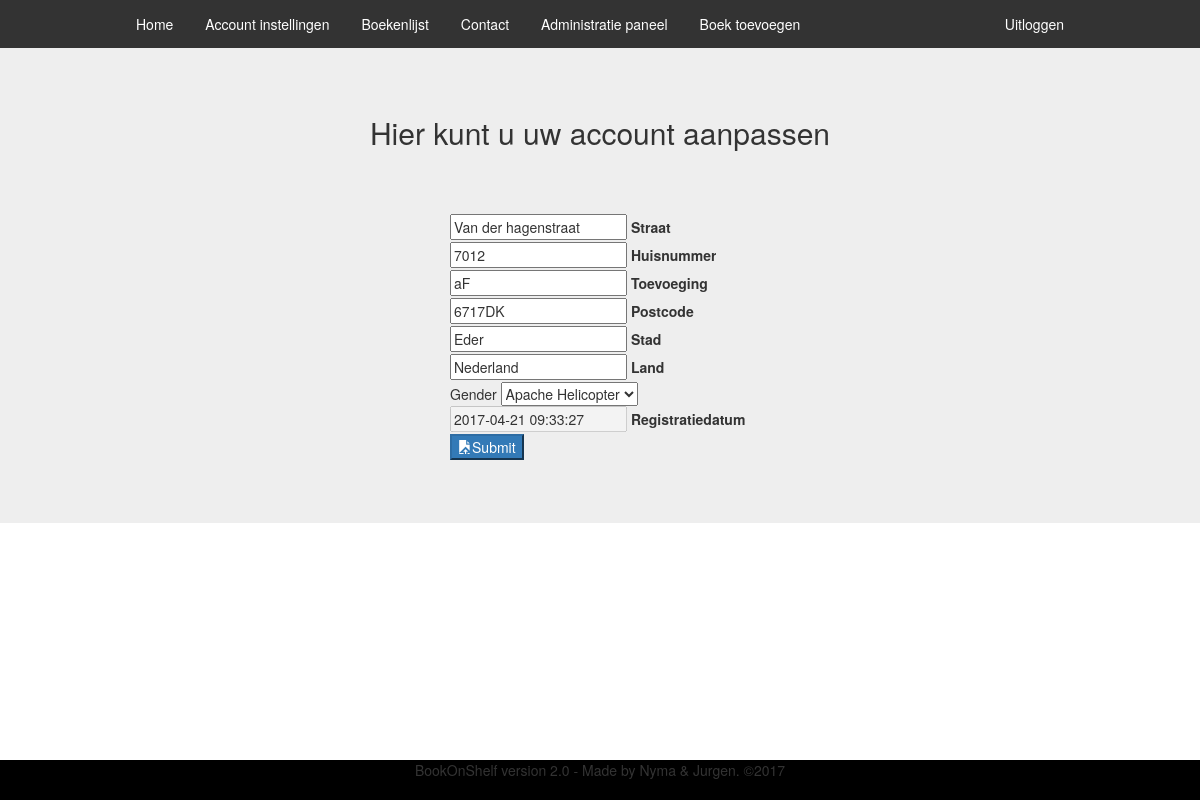
The app's page /index.php?page=settings (signed in) with its own data.
### tables this page shows
CREATE TABLE `users` (
  `user_id` int(11) NOT NULL AUTO_INCREMENT,
  `user_name` varchar(50) NOT NULL,
  `user_email` varchar(40) NOT NULL,
  `user_pass` varchar(255) NOT NULL,
  `rank` enum('0','1','2') NOT NULL DEFAULT '0',
  `gender` enum('0','1','2','3') NOT NULL DEFAULT '2',
  `birthdate` date DEFAULT NULL,
  `phonenumber` int(50) DEFAULT NULL,
  `altnumber` int(50) DEFAULT NULL,
  `street` text,
  `housenumber` int(50) DEFAULT NULL,
  `housenumber_ext` text,
  `zipcode` text,
  `city` text,
  `country` text,
  `registerdate` timestamp NULL DEFAULT CURRENT_TIMESTAMP,
  PRIMARY KEY (`user_id`)
);

### class/class.user.php (called while the page is built, shortened)
<?php
class USER {
    private $conn;
    public function __construct() {
        $database = new Database();
        $conn = $database->dbConnection();
        $this->conn = $conn;
    }
    public function runQuery($sql) {
        $stmt = $this->conn->prepare($sql);
        return $stmt;
    }
}
?>

### includes/settings.inc.php (the view, shortened to what this page needs)
<h2>Hier kunt u uw account aanpassen</h2>
<?php
$auth_user = new USER();
$user_id = $_SESSION['user_session'];
$result = $stmt = $auth_user->runQuery("SELECT * FROM users WHERE user_id=:user_id");
$stmt->execute(array(":user_id" => $user_id));
while ($row = $result->fetch(PDO::FETCH_ASSOC)) {
    $street = $row['street'];
    $housenumber = $row['housenumber'];
    $housenumber_ext = $row['housenumber_ext'];
    $zipcode = $row['zipcode'];
    $city = $row['city'];
    $country = $row['country'];
    $registerdate = $row['registerdate'];
    $gender = $row['gender'];
}
?>
<main class="mdl-layout__content mdl-color--grey-100" style="display: block;">
    <div class="demo-charts mdl-color--white mdl-shadow--2dp mdl-cell mdl-cell--12-col mdl-grid"
         style="margin-top: 50px">
        <form method="post" class="form-signin">
            <div class="mdl-textfield mdl-js-textfield mdl-textfield--floating-label">
                <input class="mdl-textfield__input" type="text" id="sample1" name="txt_street"
                       value="<?php echo $street; ?>">
                <label class="mdl-textfield__label" for="sample1">Straat</label>
            </div>
                <div class="mdl-textfield mdl-js-textfield mdl-textfield--floating-label"
                     style="width 35%; float: left; overflow: hidden;">
                    <input class="mdl-textfield__input" type="text" id="sample1"
                           name="txt_housenumber"
                           value="<?php echo $housenumber; ?>">
                    <label class="mdl-textfield__label" for="sample1">Huisnummer</label>
                <div class="mdl-textfield mdl-js-textfield mdl-textfield--floating-label">
                    <input class="mdl-textfield__input" type="text" id="sample1" name="txt_housenumber_ext"
                           value="<?php echo $housenumber_ext; ?>">
                    <label class="mdl-textfield__label" for="sample1">Toevoeging</label>
                </div>
            </div>
            <div class="mdl-textfield mdl-js-textfield mdl-textfield--floating-label">
                <input class="mdl-textfield__input" type="text" id="sample1" name="txt_zipcode"
                       value="<?php echo $zipcode; ?>">
                <label class="mdl-textfield__label" for="sample1">Postcode</label>
            </div>
            <div class="mdl-textfield mdl-js-textfield mdl-textfield--floating-label">
                <input class="mdl-textfield__input" type="text" id="sample1" name="txt_city"
                       value="<?php echo $city; ?>">
                <label class="mdl-textfield__label" for="sample1">Stad</label>
            </div>
            <div class="mdl-textfield mdl-js-textfield mdl-textfield--floating-label">
                <input class="mdl-textfield__input" type="text" id="sample1" name="txt_country"
                       value="<?php echo $country; ?>">
                <label class="mdl-textfield__label" for="sample1">Land</label>
            </div>
            Gender
            <select name="txt_gender">
                <option <?php if ($gender === "2") {
                    echo "selected='selected'";
                } ?> value="2">Apache Helicopter
                </option>
            </select>
            <div class="mdl-textfield mdl-js-textfield mdl-textfield--floating-label">
                <input class="mdl-textfield__input" type="text" id="sample1" disabled name="txt_register"
                       value="<?php echo $registerdate; ?>">
                <label class="mdl-textfield__label" for="sample1">Registratiedatum</label>
            </div>
            <button class="mdl-button mdl-js-button mdl-button--raised mdl-button--colored,  btn-primary"
                    type="submit" name="btn-submit">
                <i class="glyphicon glyphicon-open-file"></i>Submit
            </button>
        </form>
    </div>

### css/style.css (style rules this page uses)
.form-signin { max-width: 330px; padding: 15px; margin: 0 auto; }
.jumbotron h2 { text-align: center; }

### records on screen
users: txt_street "Van der hagenstraat", txt_housenumber "7012", txt_housenumber_ext "aF", txt_zipcode "6717DK", txt_city "Eder", txt_country "Nederland", txt_gender "Apache Helicopter", txt_register "2017-04-21 09:33:27"
